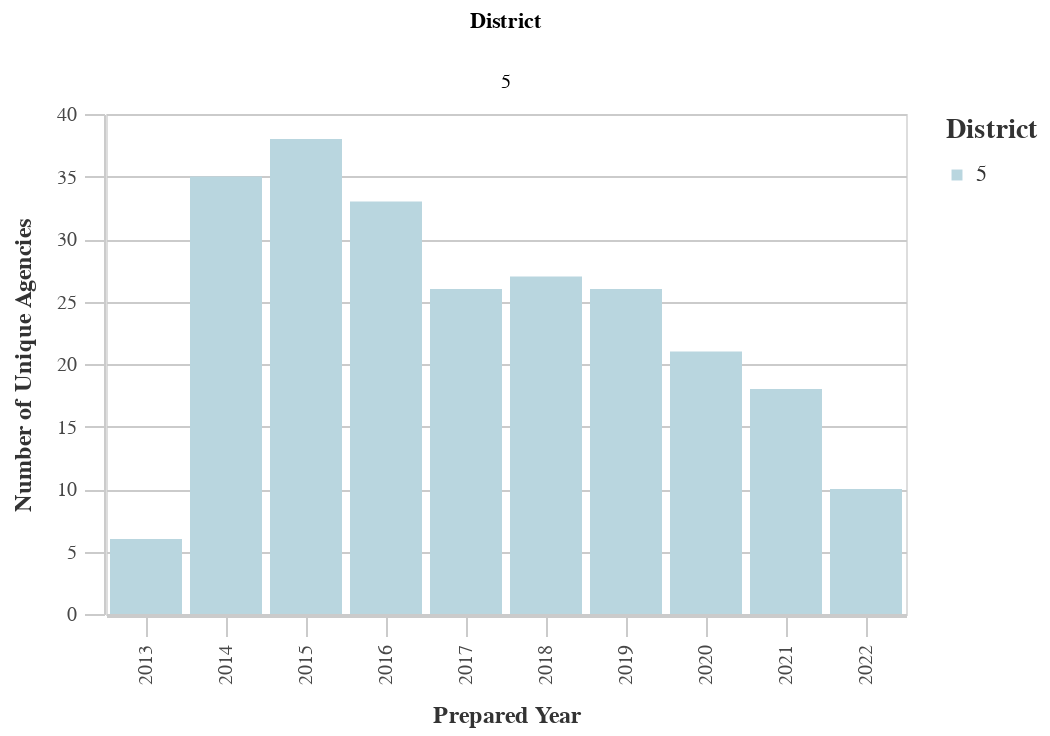

The cell this chart's notebook holds for it:
### Markdown cell above
### Number of Unique Prefix Codes by District

### Code cell
#Unique Prefixes by Dist
dist_years_prefix = ((
        df
        >> group_by(_.prepared_y, _.dist)
        >> summarize(n=_.prefix.nunique())
        >> arrange(-_.prepared_y)
    ).rename(columns={'dist':'District', 'n':'Count'}))

chart11 = (alt.Chart(dist_years_prefix).mark_bar().encode(
        column='District:N',
        x=alt.X('prepared_y:O', title='Prepared Year'),
        y=alt.Y('Count:Q', title='Number of Unique Agencies'),
        color = alt.Color("District:N", 
                              scale=alt.Scale(
                                  range=altair_utils.CALITP_SEQUENTIAL_COLORS),  
                               legend=alt.Legend(title="District")
                              ),
       # tooltip=[alt.Tooltip('prepared_y', title='Prepared Year'), 
       #         alt.Tooltip('Count', title='Number')],
                              ))
chart11 = styleguide.preset_chart_config(chart11)
#chart11 = _dla_utils.add_tooltip(chart11, 'prepared_y','Count')
chart11 = chart11.encode(tooltip=[alt.Tooltip('prepared_y', title='Prepared Year'), 
                alt.Tooltip('Count', title='Number')])
    

display(chart11)

### Figure 1 — Vega-Lite specification as saved in the notebook (floating-point values rounded to 4 significant figures)
{"config": {"view": {"continuousWidth": 400, "continuousHeight": 300}, "axis": {"domainColor": "#cbcbcb", "grid": true, "gridColor": "#cbcbcb", "gridWidth": 1, "labelColor": "#474747", "labelFont": "Nunito Sans", "labelFontSize": 10, "labelPadding": 4, "tickColor": "#cbcbcb", "tickSize": 10, "titleColor": "#333", "titleFont": "Raleway", "titleFontSize": 12, "titlePadding": 10}, "axisBand": {"grid": false}, "background": "white", "font": "Raleway", "header": {"labelFont": "Nunito Sans", "titleFont": "Raleway"}, "legend": {"labelColor": "#333", "labelFont": "Nunito Sans", "labelFontSize": 11, "labelLimit": 0, "padding": 1, "symbolSize": 30, "symbolType": "square", "titleColor": "#333", "titleFont": "Raleway", "titleFontSize": 14, "titlePadding": 10}, "title": {"anchor": "middle", "font": "Raleway", "fontSize": 18, "fontWeight": 300, "offset": 20}}, "data": {"name": "data-92e9898965c003d90f211e3f096724de"}, "mark": "bar", "encoding": {"color": {"field": "District", "legend": {"title": "District"}, "scale": {"range": ["#B9D6DF", "#8CBCCB", "#2EA8CE", "#136C97", "#0B405B"]}, "type": "nominal"}, "column": {"field": "District", "type": "nominal"}, "tooltip": [{"field": "prepared_y", "title": "Prepared Year", "type": "nominal"}, {"field": "Count", "title": "Number", "type": "quantitative"}], "x": {"field": "prepared_y", "title": "Prepared Year", "type": "ordinal"}, "y": {"field": "Count", "title": "Number of Unique Agencies", "type": "quantitative"}}, "height": 250, "width": 400, "$schema": "https://vega.github.io/schema/vega-lite/v4.17.0.json", "datasets": {"data-92e9898965c003d90f211e3f096724de": [{"prepared_y": "2022", "District": 5, "Count": 10}, {"prepared_y": "2021", "District": 5, "Count": 18}, {"prepared_y": "2020", "District": 5, "Count": 21}, {"prepared_y": "2019", "District": 5, "Count": 26}, {"prepared_y": "2018", "District": 5, "Count": 27}, {"prepared_y": "2017", "District": 5, "Count": 26}, {"prepared_y": "2016", "District": 5, "Count": 33}, {"prepared_y": "2015", "District": 5, "Count": 38}, {"prepared_y": "2014", "District": 5, "Count": 35}, {"prepared_y": "2013", "District": 5, "Count": 6}]}}
